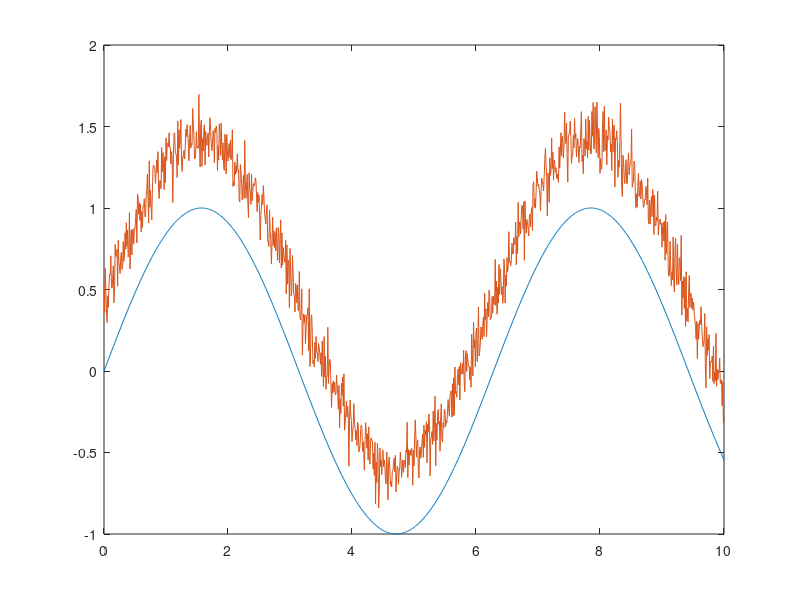

MATLAB code to generate this figure:
% PARAMETERS
% - SIMULATION
DELTA_T = 0.01; % s
SIMULATION_TIME = 10 % s

% - SIGNAL DISTORTION
% -- Output scale
signal_scale_min = -8.727; % equals -500 deg/s  % in rad/s 
signal_scale_max = 8.727; % equals 500 deg/s    % in rad/s 

% -- Offset
signal_offset = 0.436; % equals 25 deg/s        % in rad/s

% -- Noise
signal_variance = 0.0103;

% -- Cut-Off Frequency

% -- Quantization
signal_resolution_binary_digits = 16; % Bits

% - SAMPLE DATA
t = 0:DELTA_T:SIMULATION_TIME;
inputData = sin(t); % real values, in radians/s


% Calculate derived values
digital_signal_steps = power(2, signal_resolution_binary_digits);
digital_signal_smallest_step = (signal_scale_min*(-1) + signal_scale_max) / digital_signal_steps; % rad/s

% Simulate gyroscope output over time
outputData = zeros(length(inputData), 1); % rad/s
counter = 1;

angle = zeros(length(inputData), 1);

for datapoint = inputData
    input = inputData(counter);
    
    % Apply noise and offset
    gaussian_noise = randn * sqrt(signal_variance);
    output = input + gaussian_noise + signal_offset;
    
    % Apply measurement range clipping
    if output > signal_scale_max
        output = signal_scale_max;
    elseif output < signal_scale_min
        output = signal_scale_min;
    end
    
    % Apply quantization
    output = round(output / digital_signal_smallest_step) * digital_signal_smallest_step;
    
    outputData(counter) = output;
    if counter > 1
        angle(counter) = angle(counter - 1) + output * DELTA_T;
    end
    counter = counter + 1;
end


% Plot input data vs output
figure
plot(t, inputData, t, outputData);
%plot(t, angle);